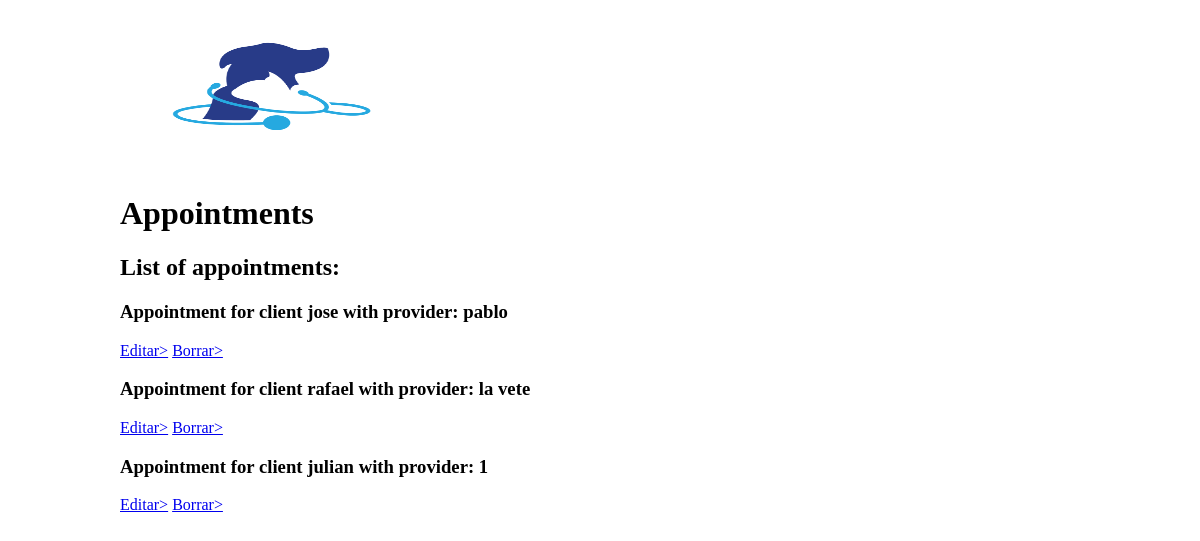
/show_appointments/, run on an earlier commit of the app's database.
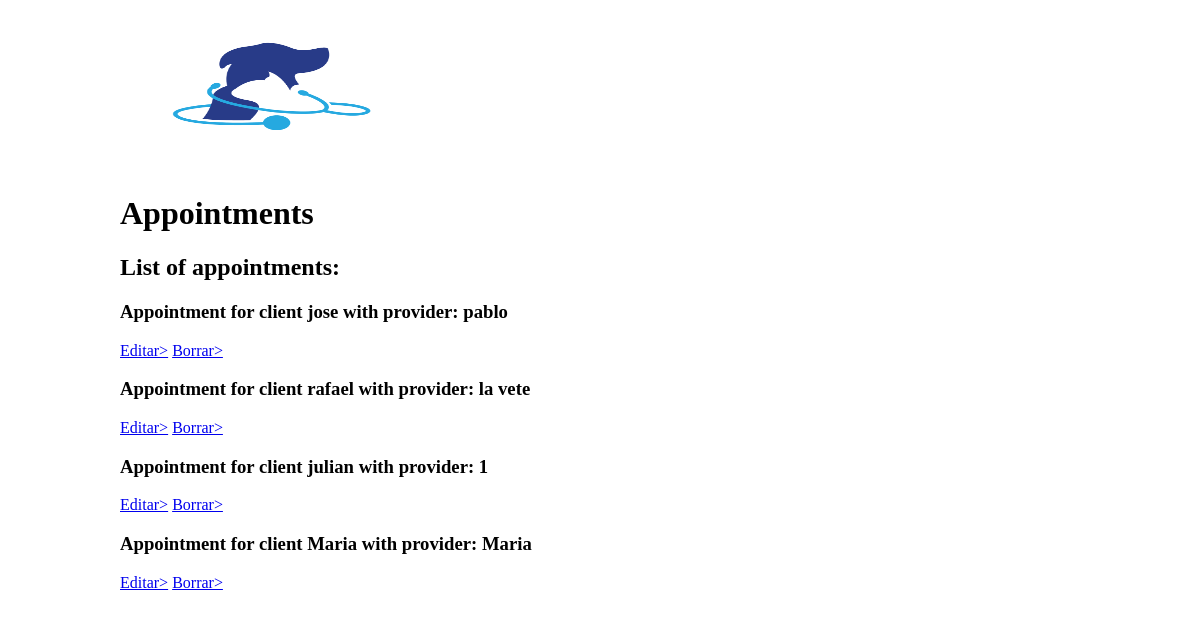
And on a later commit of the database.
### appointments/models.py (models this page shows)
class Appointment(models.Model):
    date = models.DateField(null=True)
    provider = models.CharField(max_length=30, choices=PROVIDERS, default='La Vete')
    client = models.CharField(max_length=30)
    hour = models.CharField(max_length=5, choices=SCHEDULE, default='0:00')

### appointments/views.py (the view)
# urls.py: path('show_appointments/', views.show_appointments, name='show_appointments'),
def show_appointments(request, pk=None):
    if pk is not None:
        try:
            ap = Appointment.objects.get(pk=pk)
        except ap.DoesNotExist:
            raise Http404('Appointment with pk {} doesn\'t exist!!!'.format(pk))
        return render(
            request,
            'show_appointments.html',
            {
                'object_pk': ap.pk,
                'object_client': ap.client,
                'object_provider': ap.provider,
                'object_date': ap.date,
            }
        )
    else:
        appointment_dict = {}
        for ap in Appointment.objects.all():
             appointment_dict[ap.client] = {
                'pk': ap.pk,
                'provider': ap.provider,
                'date': ap.date,
            }
        return render(
            request,
            'show_appointments.html',
            {
                'appointment_dict': appointment_dict,
            }
        )

### appointments/templates/show_appointments.html (shortened to what this page needs)
    {% load widget_tweaks %}
<!DOCTYPE html >
<html>
<head>
	{% load static %}
	<link href= "{% static 'appointments/style.css' %}" rel="stylesheet" type="text/css" />
</head>
<body>
			<div id="header">
                    <img src="{% static 'images/logo.png' %}" width="310" height="170" alt="" title="">
                    <h1>Appointments</h1>
                    {%if object_pk and object_client %}
                      <h2>
                      This is the page for the appointment for client {{object_client}}  with provider: {{object_provider}}
                      </h2>
                    {% else %}
                    <h2>List of appointments:</h2>
                    {% for client, values in appointment_dict.items %}
                          <h3>
                              Appointment for client {{client}} with provider: {{values.provider}}
                          </h3>
                          <a href="{% url 'edit' values.pk %}"
                          onClick="return confirm('¿Seguro que quieres editar a {{client}}?');">
                          Editar></a>
                          <a href="{% url 'delete' values.pk %}"
                          onClick="return confirm('¿Seguro que quieres borrar a {{client}}?');">
                          Borrar></a>
                    {% endfor %}
                    {% endif %}
            </div>

What changed in the data, as far as the page shows it:
added Appointment: appointment_dict "Maria", provider "Maria"
Also different on the page:
new list line: "Appointment for client with provider: Editar> Borrar>"
